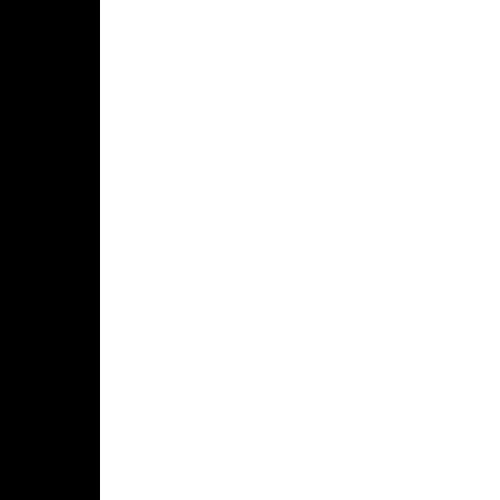
Frame 1 (no input)
Frame 60 (the mouse pressed at the canvas centre just before this capture): identical to frame 1, image omitted
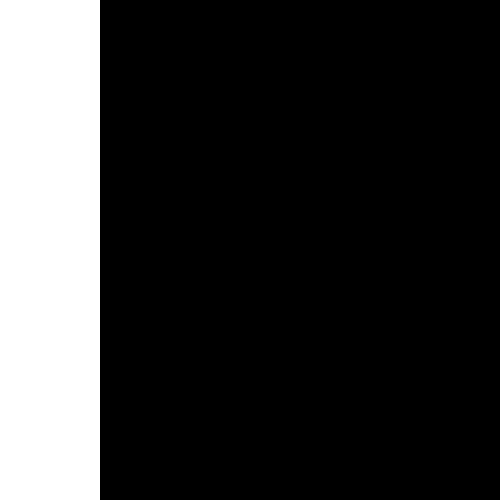
Frame 120 (the mouse held since frame 60 and released just before this capture)

The Processing sketch that drew these frames (run headless with seeded random() and noise(); from frame 60 on, the mouse is pressed at the canvas centre):

// Processing sketch: Day2_v5
// ── Day2_v5.pde
int xPos;
int column1;
int column2;
int column3;
int column4;
int column5;
boolean mouseOverCenter;
boolean mouseOver1;
boolean mouseOver2;
boolean mouseOver3;
boolean mouseOver4;
boolean mouseOver5;

void setup(){
  size(500,500);
  xPos = width/2;
}

void draw(){
  if (mouseX <= 100){
    mouseOver1 = true;
  }
  else if(mouseX >= 100){
    mouseOver1 = false;
  }
  if (mouseOver1 == true){
    column1 = 0;
    column2 = 255;
    column3 = 255;
    column4 = 255;
    column5 = 255;
  }
  else if (mouseOver1 == false){
    column1 = 255;
    column2 = 0;
    column3 = 0;
    column4 = 0;
    column5 = 0;
  }
  if (mouseX <= 200){
    mouseOver2 = true;
  }
  else if(mouseX >= 200){
    mouseOver2 = false;
  }
  if (mouseOver2 == true){
    column1 = 0;
    column2 = 255;
    column3 = 255;
    column4 = 255;
    column5 = 255;
  }
  else if (mouseOver2 == false){
    column1 = 255;
    column2 = 0;
    column3 = 0;
    column4 = 0;
    column5 = 0;
  }
  noStroke();
  fill(column1);
  rect(0,0,100,height);
  fill(column2);
  rect(100,0,100,height);
  fill(column3);
  rect(200,0,100,height);
  fill(column4);
  rect(300,0,100,height);
  fill(column5);
  rect(400,0,100,height);
}
